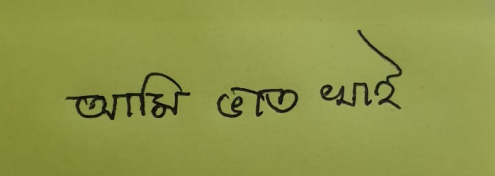
#> input picture Offline Bengali Handwritten Sentence Recongnition/Dataset/sentence_image/color/lekha.png, 495 x 176 px, found by its file name
$ jupyter execute Preprocessing.ipynb
#> lines starting #> are read from the running program, lines starting #| are printed output that depends on the picture; after the words box and inside, x2 and y2 are one past the last pixel; in counts of white or black regions, pixels touching at a corner belong together
### Offline Bengali Handwritten Sentence Recongnition/Code/AdjustImage.py
import warnings
warnings.filterwarnings("ignore")
import numpy as np
import argparse
import cv2
import os
from skimage import io
# load the image from disk

def adjustImage(invert, b):

    #io.imshow(invert);
    xmin, xmax, ymin, ymax = 100000, -1, 100000, -1;
    for j in range(invert.shape[1]):
        for i in range(invert.shape[0]):
            if(invert[i][j] == b):
                #print(i, j, invert[i][j]);
                xmin = min(xmin, i);
                xmax = max(xmax, i);
                ymin = min(ymin, j);
                ymax = max(ymax, j);

    #print(xmin, xmax, ymin, ymax);

    crop = invert[xmin:xmax+1 , ymin:ymax+1];

    #io.imshow(crop);

    return crop;
    #io.imshow(rotated);

#image = cv2.imread('/home/s4k1b/Downloads/skw.jpg');
#procImage = deskew(image);

#io.imshow(procImage);

### Offline Bengali Handwritten Sentence Recongnition/Code/Preprocessing.ipynb
[cell 1]
#import numpy as np
import warnings
warnings.filterwarnings("ignore")
import os
from skimage import io, transform
import cv2

from skimage import color
from skimage import filters
from skimage import morphology, util
from skimage import morphology as mp;
import AdjustImage as ai
from skimage import img_as_uint

[cell 2]
lekha = cv2.imread('/media/s4k1b/Work/Study/Handwritting Recognition/BLSTM/sentence_image/color/lekha.png', 1);
#> lekha is the input picture: shape (176, 495, 3); mean B, G, R 72.9, 149.3, 142.2
image = cv2.cvtColor(lekha, cv2.COLOR_BGR2RGB) #convert it into RGB format
io.imshow(image);

[cell 3]
#preprocess the image
grey = color.rgb2gray(lekha);
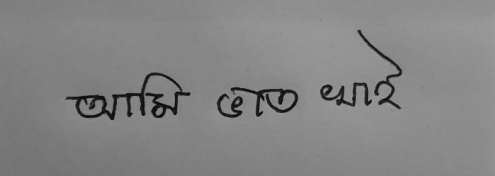
#> grey: shape (176, 495) float64; min 0.0222, max 0.618, mean 0.52
io.imshow(grey);

[cell 4]
threshold = filters.threshold_otsu(grey);
#> threshold = 0.342
binary = grey > threshold;
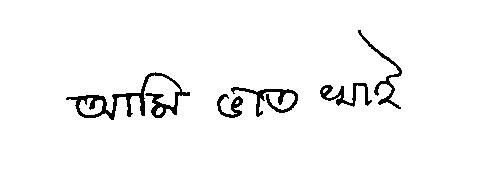
#> binary: shape (176, 495) bool; 96.6% white; 5 black regions, box (x1, y1, x2, y2) and area: (66, 72, 190, 120) 1298, (231, 87, 298, 117) 539, (358, 30, 402, 109) 446, (320, 83, 372, 107) 422, (217, 94, 243, 118) 264
io.imshow(binary);

[cell 5]
inv = util.invert(binary);
# [5 lines of commented-out code are left out]
crop = ai.adjustImage(inv, True);
#> in adjustImage, `crop = invert[xmin:xmax+1 , ymin:ymax+1];`:
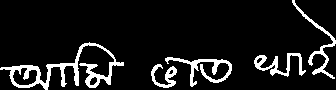
#> crop: shape (90, 336) bool; 9.8% white; 5 white regions, box (x1, y1, x2, y2) and area: (0, 42, 124, 90) 1298, (165, 57, 232, 87) 539, (292, 0, 336, 79) 446, (254, 53, 306, 77) 422, (151, 64, 177, 88) 264
#crop = mp.skeletonize(crop);
crop = util.invert(crop);
io.imshow(crop);
